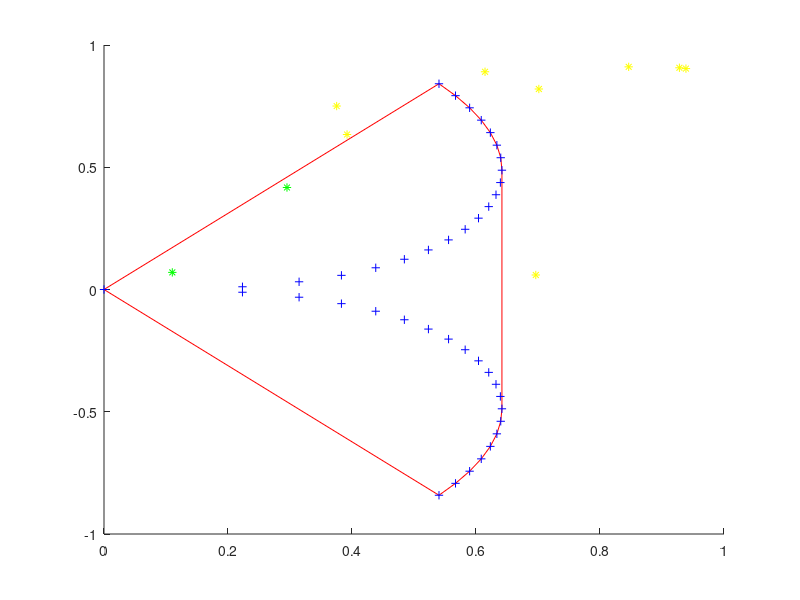

MATLAB code for this plot:
clear;
clc;
% N = 100;
% pts(1:N,1) = rand(1,N)*5;
% pts(1:N,2) = rand(1,N)*5;
% pts(1:N,3) = rand(1,N)*0.5;
% 
% pts(N+1:2*N,1) = rand(1,N)*10+5;
% pts(N+1:2*N,2) = rand(1,N)*3;
% pts(N+1:2*N,3) = rand(1,N)*0.5;
% 
% x = pts(:,1);
% y = pts(:,2);
% z = pts(:,3);
% 
% k = convhull(pts(:,1),pts(:,2));
% k = boundary(x,y);
% 
% plot(x(k),y(k),'r-',x,y,'b*')
% 
% shp = alphaShape(x,y,50);
% plot(x,y,'b*');
% hold on;
% plot(shp);
% hold on;  
% grid on;
% axis equal;
% rotate3d on;


xx = -1:.05:1; yy = abs(sqrt(xx));
[x,y] = pol2cart(xx,yy);
k = convhull(x,y);
hold on
plot(x(k),y(k),'r-',x,y,'b+')
x_test = rand(10,1);
y_test = rand(10,1);
IN = inpolygon(x_test,y_test,x(k),y(k));
plot(x_test(IN),y_test(IN),'g*',x_test(~IN),y_test(~IN),'y*')
hold off











